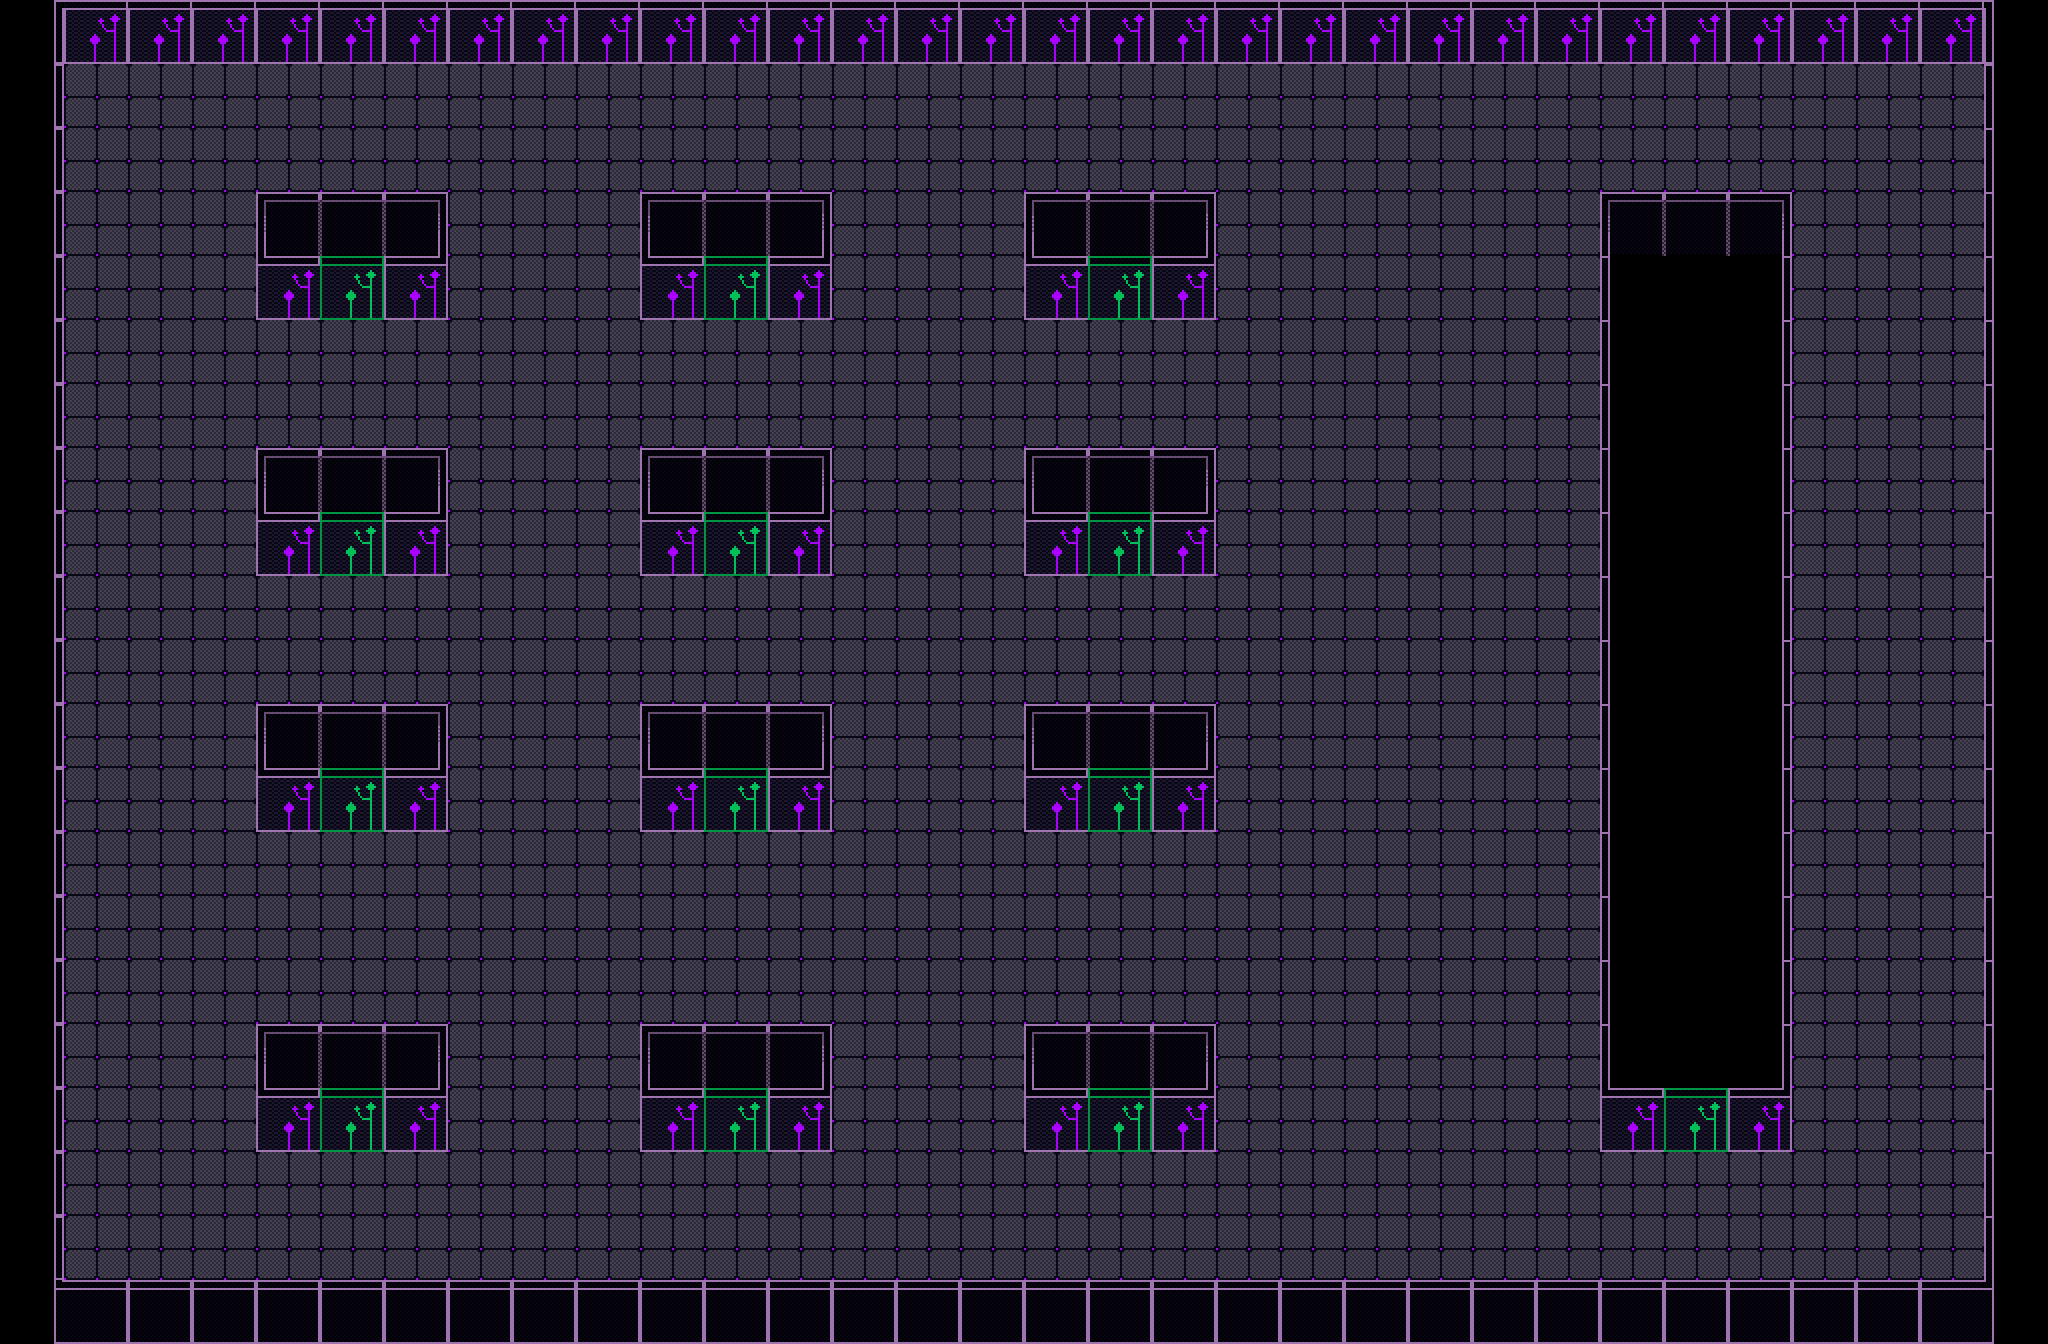

Tiled map render using the project's own tile images. Description and the map definition, with tile-layer contents summarised, below:
An orthogonal 32x21 tile map with 64x64 px tiles, 3 tile layers (Capa de Patrones 1, Capa de patrones 3, Capa de patrones 2).

<map version="1.0" orientation="orthogonal" renderorder="right-down" width="32" height="21" tilewidth="64" tileheight="64" nextobjectid="1">
 <properties>
  <property name="bugs" value="0" />
  <property name="chasing" value="0" />
  <property name="error" value="1" />
  <property name="trojan" value="0" />
  <property name="virus" value="22" />
 </properties>
 <tileset firstgid="1" name="tile-violet" tilewidth="64" tileheight="64">
  <image source="../tile-violet.png" width="256" height="448" />
  <tile id="2">
   <properties>
    <property name="bugs" value="0" />
    <property name="chasing" value="0" />
    <property name="error" value="1" />
    <property name="trojan" value="0" />
    <property name="virus" value="22" />
   </properties>
  </tile>
 </tileset>
 <layer name="Capa de Patrones 1" width="32" height="21">
  <data>[672 cells, 453 non-empty, 1 distinct tile ids]</data>
 </layer>
 <layer name="Capa de patrones 3" width="32" height="21">
  <data>[672 cells, 206 non-empty, 18 distinct tile ids]</data>
 </layer>
 <layer name="Capa de patrones 2" width="32" height="21">
  <data>[672 cells, 13 non-empty, 1 distinct tile ids]</data>
 </layer>
</map>